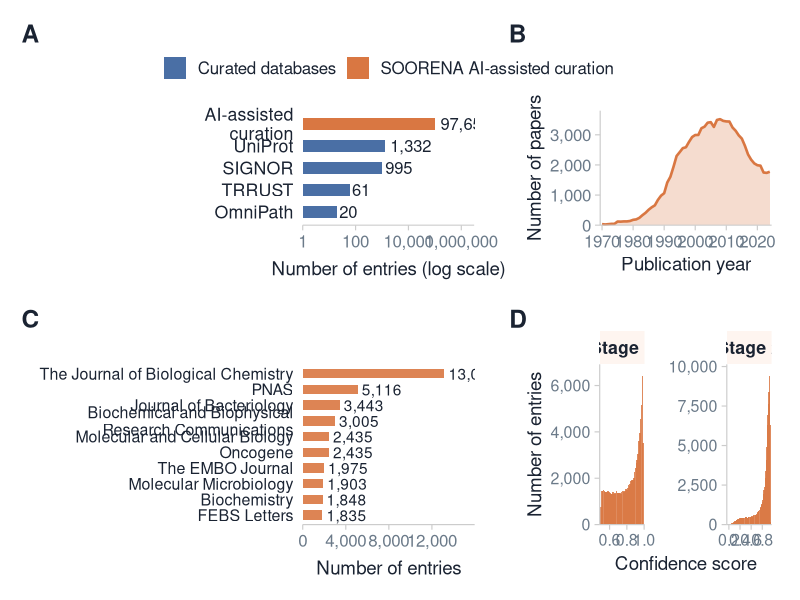

Here is the R script that generated this plot:
# Run from the repository root: Rscript figures/report/Rfiles/Figure8_dataset_overview.R
# =============================================================================
# Figure: Section 3.5 — Comparing Source of Autoregulation Data
# Four-panel patchwork:
#   A: Source breakdown (SOORENA AI-assisted curation vs curated databases)
#   B: Publication timeline (1970–2024)
#   C: Top 10 journals
#   D: Prediction confidence — Stage 1 (Mechanism) and Stage 2 (Type), faceted
# Data: shiny_app/data/predictions.db (100,065 autoregulatory entries)
# Output: figures/report/Figure8_dataset_overview.png (300 dpi)
# =============================================================================

library(ggplot2)
library(dplyr)
library(patchwork)
library(scales)

# --- Shared palette -----------------------------------------------------------
col_accent  <- "#d97742"
col_curated <- "#4a6fa5"
col_ink     <- "#1a2332"
col_muted   <- "#6b7a89"
col_bg      <- "#ffffff"

tag_theme <- theme(
  plot.tag        = element_text(size = 17.6, face = "bold", colour = col_ink),
  plot.background = element_rect(fill = col_bg, colour = NA)
)

base_theme <- theme_classic(base_size = 14.9) +
  theme(
    axis.text.x      = element_text(colour = col_muted, size = 12.2),
    axis.line        = element_line(colour = "#cccccc", linewidth = 0.4),
    axis.ticks       = element_line(colour = "#cccccc", linewidth = 0.4),
    panel.background = element_rect(fill = col_bg, colour = NA),
    plot.background  = element_rect(fill = col_bg, colour = NA)
  )

# =============================================================================
# Panel A: Source distribution
# =============================================================================

source_df <- data.frame(
  Source = c("OmniPath", "TRRUST", "SIGNOR", "UniProt", "AI-assisted\ncuration"),
  n      = c(20, 61, 995, 1332, 97657),
  Type   = c("Curated", "Curated", "Curated", "Curated", "AI-assisted curation")
) %>%
  arrange(n) %>%
  mutate(
    Source = factor(Source, levels = Source),
    label  = formatC(n, format = "d", big.mark = ",")
  )

p_source <- ggplot(source_df, aes(x = n, y = Source, fill = Type)) +
  geom_col(width = 0.55) +
  geom_text(aes(label = label), hjust = -0.12, size = 4.2, colour = col_ink) +
  scale_x_log10(
    labels = label_comma(),
    expand = expansion(mult = c(0, 0.3))
  ) +
  scale_fill_manual(
    values = c("AI-assisted curation" = col_accent, "Curated" = col_curated),
    labels = c("Curated" = "Curated databases", "AI-assisted curation" = "SOORENA AI-assisted curation"),
    breaks = c("Curated", "AI-assisted curation")
  ) +
  labs(x = "Number of entries (log scale)", y = NULL, fill = NULL) +
  base_theme +
  theme(
    axis.text.y     = element_text(colour = col_ink, size = 12.8),
    axis.ticks.y    = element_blank(),
    axis.line.y     = element_blank(),
    axis.title.x    = element_text(colour = col_ink, size = 13.5, margin = margin(t = 7)),
    legend.position = "top",
    legend.text     = element_text(colour = col_ink, size = 12.2),
    plot.margin     = margin(10, 15, 10, 10)
  )

# =============================================================================
# Panel B: Publication timeline (1970–2024)
# =============================================================================

timeline_df <- data.frame(
  Year = 1970:2024,
  n = c(
     34,  23,  33,  43,  44, 121, 117, 125, 125, 139,
    177, 192, 242, 331, 410, 512, 594, 658, 841, 980,
   1061,1417,1606,1936,2296,2424,2557,2586,2765,2926,
   2993,2995,3218,3270,3402,3419,3261,3493,3519,3462,
   3444,3440,3243,3135,2982,2874,2633,2349,2174,2051,
   1990,1975,1748,1736,1774
  )
)

p_timeline <- ggplot(timeline_df, aes(x = Year, y = n)) +
  geom_area(fill = col_accent, alpha = 0.25) +
  geom_line(colour = col_accent, linewidth = 0.9) +
  scale_x_continuous(
    breaks = seq(1970, 2024, by = 10),
    expand = expansion(mult = c(0.01, 0.01))
  ) +
  scale_y_continuous(
    labels = label_comma(),
    expand = expansion(mult = c(0, 0.08))
  ) +
  labs(x = "Publication year", y = "Number of papers") +
  base_theme +
  theme(
    axis.title   = element_text(colour = col_ink, size = 13.5, margin = margin(t = 6)),
    axis.text.y  = element_text(colour = col_muted, size = 12.2),
    plot.margin  = margin(10, 15, 10, 10)
  )

# =============================================================================
# Panel C: Top 10 journals
# =============================================================================

journals_df <- data.frame(
  Journal = c(
    "The Journal of Biological Chemistry",
    "PNAS",
    "Journal of Bacteriology",
    "Biochemical and Biophysical\nResearch Communications",
    "Oncogene",
    "Molecular and Cellular Biology",
    "The EMBO Journal",
    "Molecular Microbiology",
    "Biochemistry",
    "FEBS Letters"
  ),
  n = c(13091, 5116, 3443, 3005, 2435, 2435, 1975, 1903, 1848, 1835)
) %>%
  arrange(n) %>%
  mutate(
    Journal = factor(Journal, levels = Journal),
    label   = formatC(n, format = "d", big.mark = ",")
  )

p_journals <- ggplot(journals_df, aes(x = n, y = Journal)) +
  geom_col(fill = col_accent, width = 0.6, alpha = 0.9) +
  geom_text(aes(label = label), hjust = -0.1, size = 3.9, colour = col_ink) +
  scale_x_continuous(
    labels = label_comma(),
    expand = expansion(mult = c(0, 0.22))
  ) +
  labs(x = "Number of entries", y = NULL) +
  base_theme +
  theme(
    axis.text.y  = element_text(colour = col_ink, size = 11.5, lineheight = 0.9),
    axis.ticks.y = element_blank(),
    axis.line.y  = element_blank(),
    axis.title.x = element_text(colour = col_ink, size = 13.5, margin = margin(t = 7)),
    plot.margin  = margin(10, 15, 10, 10)
  )

# =============================================================================
# Panel D: Confidence distributions — Stage 1 and Stage 2, side by side
# Stage 1 (Mechanism_Probability): binary classifier output, 0.50–0.99
# Stage 2 (Type_Confidence):       7-class classifier output, 0.18–0.95
# =============================================================================

stage1_conf <- data.frame(
  bin = c(
    0.50,0.51,0.52,0.53,0.54,0.55,0.56,0.57,0.58,0.59,
    0.60,0.61,0.62,0.63,0.64,0.65,0.66,0.67,0.68,0.69,
    0.70,0.71,0.72,0.73,0.74,0.75,0.76,0.77,0.78,0.79,
    0.80,0.81,0.82,0.83,0.84,0.85,0.86,0.87,0.88,0.89,
    0.90,0.91,0.92,0.93,0.94,0.95,0.96,0.97,0.98,0.99
  ),
  n = c(
     780,1455,1460,1498,1432,1416,1396,1419,1435,1393,
    1371,1359,1300,1317,1406,1317,1351,1309,1431,1374,
    1358,1373,1356,1301,1416,1435,1454,1424,1469,1516,
    1507,1566,1708,1679,1768,1873,1938,1932,2009,2255,
    2435,2648,2788,3046,3593,3973,4540,5174,6404,3500
  ),
  Stage = "Stage 1"
)

stage2_conf <- data.frame(
  bin = c(
    0.18,0.19,0.20,0.21,0.22,0.23,0.24,0.25,0.26,0.27,0.28,0.29,
    0.30,0.31,0.32,0.33,0.34,0.35,0.36,0.37,0.38,0.39,
    0.40,0.41,0.42,0.43,0.44,0.45,0.46,0.47,0.48,0.49,
    0.50,0.51,0.52,0.53,0.54,0.55,0.56,0.57,0.58,0.59,
    0.60,0.61,0.62,0.63,0.64,0.65,0.66,0.67,0.68,0.69,
    0.70,0.71,0.72,0.73,0.74,0.75,0.76,0.77,0.78,0.79,
    0.80,0.81,0.82,0.83,0.84,0.85,0.86,0.87,0.88,0.89,
    0.90,0.91,0.92,0.93,0.94,0.95
  ),
  n = c(
        1,   3,   5,  10,  18,  30,  34,  76,  89, 129, 132, 153,
      190, 201, 229, 268, 285, 285, 333, 340, 355, 368,
      397, 426, 431, 415, 437, 445, 441, 432, 439, 473,
      465, 458, 454, 436, 432, 450, 457, 465, 481, 507,
      516, 486, 491, 531, 588, 567, 627, 616, 613, 618,
      686, 718, 777, 854, 870, 940,1056,1112,1256,1311,
     1428,1566,1928,2184,2396,2934,3407,4071,4918,6325,
     6920,7653,8379,9389,6273, 178
  ),
  Stage = "Stage 2"
)

conf_df <- rbind(stage1_conf, stage2_conf) %>%
  mutate(Stage = factor(Stage, levels = c("Stage 1", "Stage 2")))

p_conf <- ggplot(conf_df, aes(x = bin, y = n)) +
  geom_col(fill = col_accent, width = 0.019, alpha = 0.85) +
  facet_wrap(~ Stage, scales = "free", nrow = 1) +
  scale_y_continuous(labels = label_comma(), expand = expansion(mult = c(0, 0.08))) +
  scale_x_continuous(breaks = seq(0.2, 1.0, by = 0.2), expand = expansion(mult = c(0.01, 0.01))) +
  labs(x = "Confidence score", y = "Number of entries") +
  theme_classic(base_size = 14.9) +
  theme(
    strip.text       = element_text(colour = col_ink, face = "bold", size = 12.8),
    strip.background = element_rect(fill = "#fef5f0", colour = NA),
    axis.title       = element_text(colour = col_ink, size = 13.5, margin = margin(t = 6)),
    axis.text        = element_text(colour = col_muted, size = 11.5),
    axis.line        = element_line(colour = "#cccccc", linewidth = 0.4),
    axis.ticks       = element_line(colour = "#cccccc", linewidth = 0.4),
    panel.background = element_rect(fill = col_bg, colour = NA),
    plot.background  = element_rect(fill = col_bg, colour = NA),
    panel.spacing    = unit(1.2, "lines"),
    plot.margin      = margin(10, 15, 10, 10)
  )

# =============================================================================
# Combine: 2×2 patchwork
# =============================================================================

combined <- (
  (p_source + tag_theme) | (p_timeline + tag_theme)
) / (
  (p_journals + tag_theme) | (p_conf + tag_theme)
) +
  plot_layout(heights = c(1, 1.4)) +
  plot_annotation(tag_levels = "A")

# --- Save --------------------------------------------------------------------
output_path <- "figures/report/Figure8_dataset_overview.png"

ggsave(
  filename = output_path,
  plot     = combined,
  width    = 14,
  height   = 10,
  dpi      = 300,
  bg       = col_bg
)

message("Saved: ", output_path)
